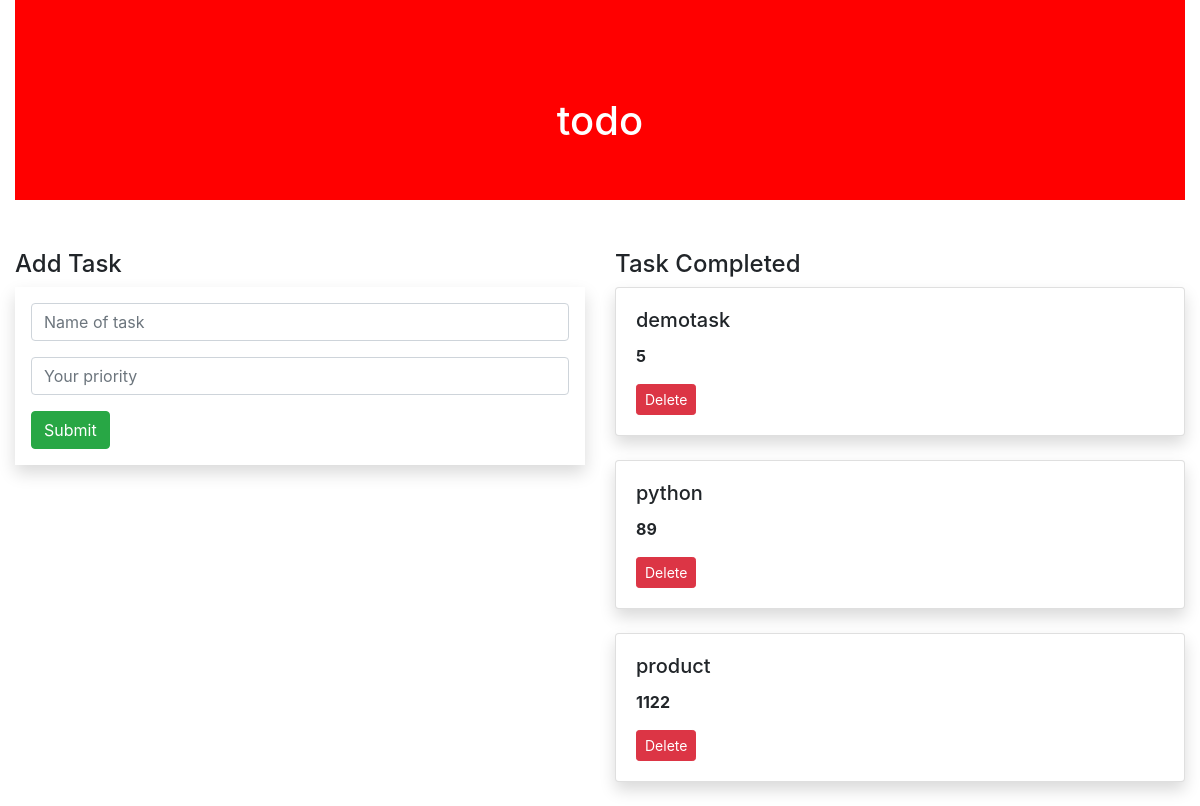
The app's page /, older data.
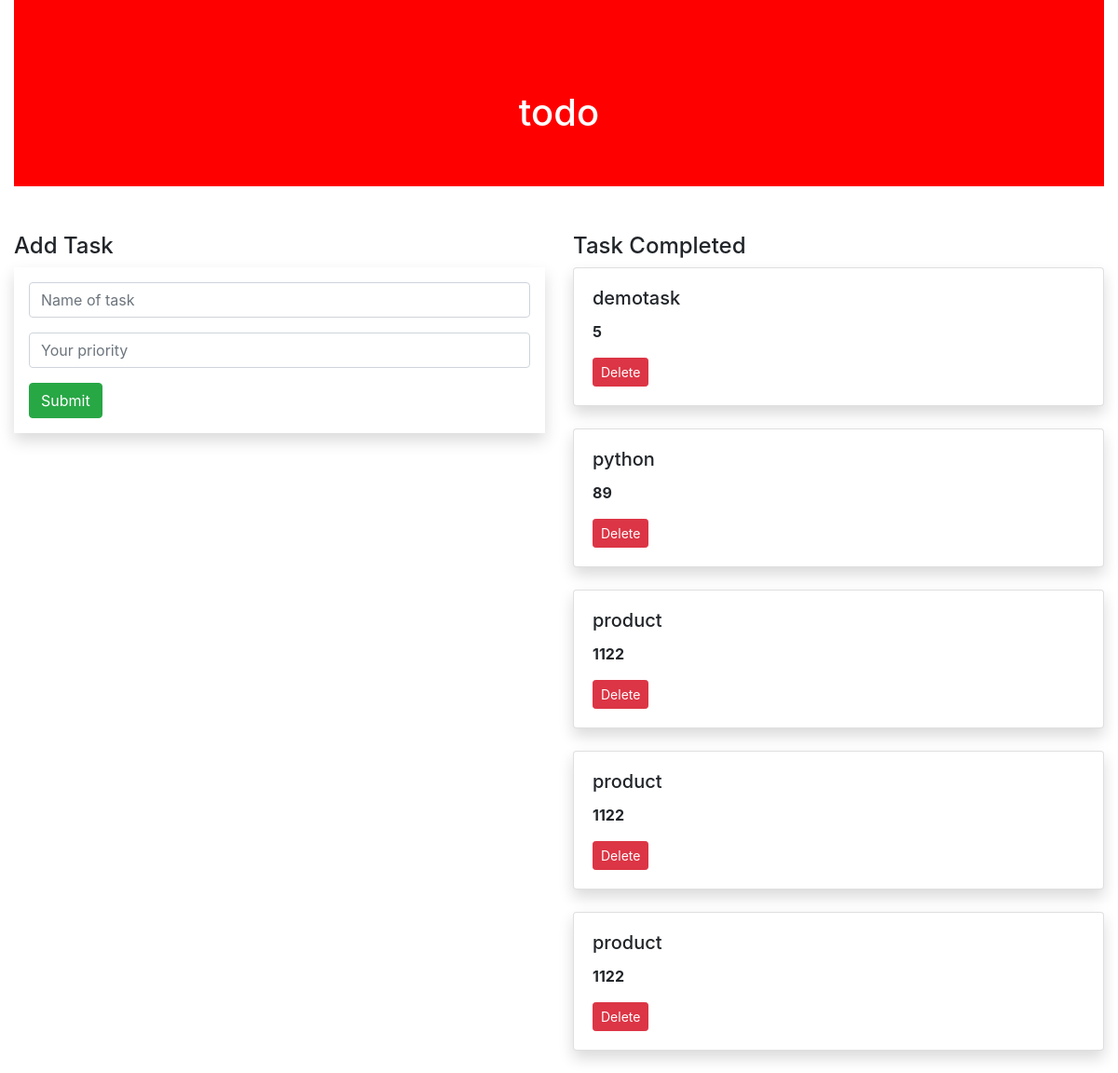
The same page, newer data.
### todo_app/models.py (models this page shows, shortened)
class task(models.Model):
    name = models.CharField(max_length=100)
    priority = models.IntegerField()

### todo_app/views.py (the view)
# urls.py: path('',views.task_view , name="task_view"),
def task_view(request):
    obj1=task.objects.all()
    if request.method == 'POST':
        name = request.POST.get('name')
        priority = request.POST.get('priority')
        obj = task(name=name, priority=priority)
        obj.save()
    return render(request, 'task_view.html',{'obj1':obj1})

### templates/task_view.html (shortened to what this page needs)
{% extends 'base.html' %}
{% block content %}
<div class="container-fluid">
    <div class="row">
        <div class="col-md-12">
            <div class="banner">
                <div class="banner-text">
                    <h1>todo</h1>
                </div>
            </div>
        </div>
    </div>
    <div class="row">
        <div class="col-md-6">
            <h4>Add Task</h4>
             <form method="post" class="p-3 shadow">
    <div class="form-group">
       <input type="text" name="name" class="form-control" placeholder="Name of task">
    </div>
    <div class="form-group">
        <input type="text" name="priority" class="form-control" placeholder="Your priority">
    </div>
        <input type="submit" class="btn btn-success">
</form>
        </div>
        <div class="col-md-6">
            <h4>Task Completed</h4>
            {% for i in obj1 %}
            <div class="shadow card">
            <div class="card-body">
                <h5 class="card-title">{{i.name}}</h5>
                <p><b>{{i.priority}}</b></p>
                <a href="{% url 'delete' i.id %}" class="btn btn-danger btn-sm">Delete</a>
            </div>
                 </div>
            <br>
            {% endfor %}
        </div>
    </div>
</div>
{% endblock %}

Row changes from the older to the newer data that the page shows:
added task: name "product", priority "1122"
added task: name "product", priority "1122"
